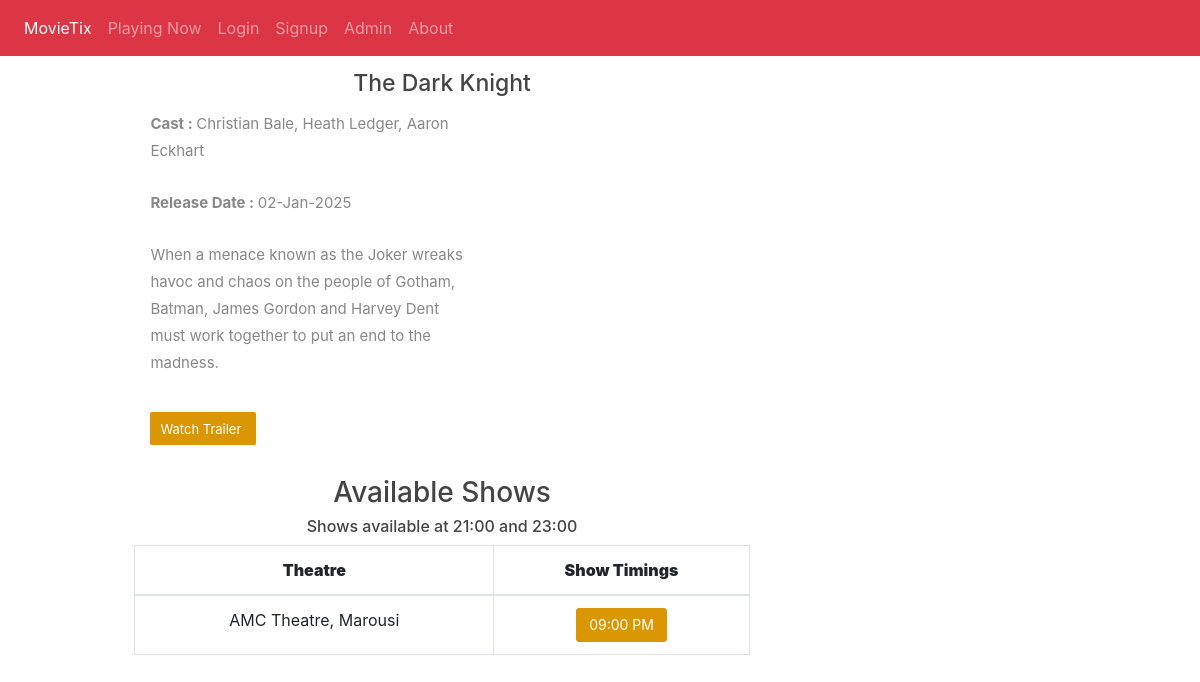
The page /aboutmovie.php?id=1 on the database its author committed.
### tables this page shows
CREATE TABLE `tbl_movie` (
  `movie_id` int(11) NOT NULL,
  `t_id` int(11) NOT NULL COMMENT 'theatre id',
  `movie_name` varchar(255) NOT NULL,
  `cast` varchar(500) NOT NULL,
  `desc` varchar(1000) NOT NULL,
  `release_date` date NOT NULL,
  `image` varchar(200) NOT NULL,
  `video_url` varchar(200) NOT NULL,
  `status` int(1) NOT NULL COMMENT '0 means active '
);

CREATE TABLE `tbl_theatre` (
  `id` int(11) NOT NULL,
  `name` varchar(100) NOT NULL,
  `address` varchar(100) NOT NULL,
  `place` varchar(100) NOT NULL,
  `state` varchar(50) NOT NULL,
  `pin` int(11) NOT NULL
);

CREATE TABLE `tbl_shows` (
  `s_id` int(11) NOT NULL,
  `st_id` int(11) NOT NULL COMMENT 'show time id',
  `theatre_id` int(11) NOT NULL,
  `movie_id` int(11) NOT NULL,
  `start_date` date NOT NULL,
  `status` int(11) NOT NULL COMMENT '1 means show available',
  `r_status` int(11) NOT NULL
);

CREATE TABLE `tbl_show_time` (
  `st_id` int(11) NOT NULL,
  `screen_id` int(11) NOT NULL,
  `name` varchar(40) NOT NULL COMMENT 'noon,second,etc',
  `start_time` time NOT NULL
);

### aboutmovie.php (the view, shortened to what this page needs)
<?php
if (isset($_SESSION["uname"])) {
    include ("view/top.php");
} else {
    include ("view/kalovolos.php");
} ?>
<?php
$db = new Database();
$kalov = $db->connect();
	$qry2=mysqli_query($kalov,"select * from tbl_movie where movie_id='".$_GET['id']."'");
	$movie=mysqli_fetch_array($qry2);
	?>
<div class="content">
	<div class="wrap">
		<div class="content-top">
				<div class="section group">
					<div class="about span_1_of_2">
						<h3 style="color:#444; font-size:23px;" class="text-center"><?php echo $movie['movie_name']; ?></h3>
							<div class="about-top">
								<div class="desc span_3_of_2">
									<p class="p-link" style="font-size:15px"><b>Cast : </b><?php echo $movie['cast']; ?></p>
									<p class="p-link" style="font-size:15px"><b>Release Date : </b><?php echo date('d-M-Y',strtotime($movie['release_date'])); ?></p>
									<p style="font-size:15px"><?php echo $movie['desc']; ?></p>
									<a href="<?php echo $movie['video_url']; ?>" target="_blank" class="watch_but" style="text-decoration:none;">Watch Trailer</a>
								</div>
							</div>
							<?php $s=mysqli_query($kalov,"select DISTINCT theatre_id from tbl_shows where movie_id='".$movie['movie_id']."'");
							if(mysqli_num_rows($s))
							{?>
							<table class="table table-hover table-bordered text-center">
							<h3 style="color:#444;" class="text-center">Available Shows</h3>
							<h6 style="color:#444;" class="text-center">Shows available at 21:00 and 23:00</h6>
								<thead>
										<tr>
											<th class="text-center" style="font-size:16px;"><b>Theatre</b></th>
											<th class="text-center" style="font-size:16px;"><b>Show Timings</b></th>
										</tr>
									</thead>
							<?php
							 while($shw=mysqli_fetch_array($s))
								{
									$t=mysqli_query($kalov,"select * from tbl_theatre where id='".$shw['theatre_id']."'");
									$theatre=mysqli_fetch_array($t);
									?>
									<tbody>
									<tr>
										<td >
											<?php echo $theatre['name'].", ".$theatre['place'];?>
										</td>
										<td>
											<?php $tr=mysqli_query($kalov,"select * from tbl_shows where movie_id='".$movie['movie_id']."' and theatre_id='".$shw['theatre_id']."'");
											while($shh=mysqli_fetch_array($tr))
											{
												$ttm=mysqli_query($kalov,"select  * from tbl_show_time where st_id='".$shh['st_id']."'");
												$ttme=mysqli_fetch_array($ttm);
												?>
												<a href="booking.php?show=<?php echo $shh['s_id'];?>&movie=<?php echo $shh['movie_id'];?>&theatre=<?php echo $shw['theatre_id'];?>"><button class="btn btn-default"><?php echo date('h:i A',strtotime($ttme['start_time']));?></button></a>
												<?php
											}
											?>
										</td>
									</tr>
									</tbody>
									<?php
								}
							?>
						</table>
							<?php
							}
							else
							{
								?>
								<h3 style="color:#444; font-size:23px;" class="text-center">Currently there are no any shows available!</h3>
								<p class="text-center">Please check back later!</p>
								<?php
							}
							?>
					</div>
			</div>
			</div>
	</div>
</div>

### css/styles.css (style rules this page uses)
.wrap { width: 80%; margin: 0 auto; }
.about { display: block; float: left; }
.span_1_of_2 { width: 67.1%; padding: 1.5%; }
.about-top { margin-bottom: 5%; }
.desc { display: block; float: left; margin: 0% 0 0% 2.6%; }
.span_3_of_2 { width: 52.2%; }
.span_3_of_2 p { font-size: 0.8125em; padding: 0.3em 0; color: #888; line-height: 1.8em; }
.watch_but { display: inline-block; background: #db9603; position: relative; border-radius: 2px; font-size: 13px; line-height: 11px; color: #fff; border-bottom: 1px solid #db9603; border-right: 1px solid #db9603; margin: 15px 0 0; padding: 12px 14px 9px 10px; }
.btn-default { background-color: #db9603; border-color: #db9603; color: #fff; padding: 6px 12px; border-radius: 3px; font-size: 14px; line-height: 1.42857143; text-align: center; white-space: nowrap; vertical-align: middle; cursor: pointer; }

### rows shown on the page
tbl_movie: movie_name "The Dark Knight", cast "Christian Bale, Heath Ledger, Aaron Eckhart", release_date "02-Jan-2025", desc "When a menace known as the Joker wreaks havoc and chaos on the people of Gotham, Batman, James Gordon and Harvey Dent must work together to put an end to the madness."
tbl_theatre: name "AMC Theatre", place "Marousi"
tbl_shows: st.start_time "09:00 PM"
